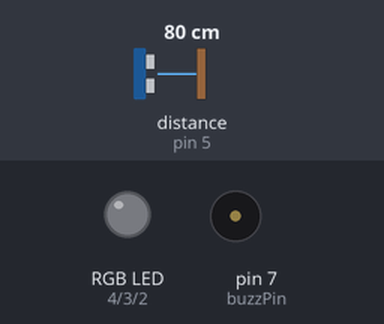
This sketch was run on a simulated Arduino Uno, built with avr-gcc and run on an emulated ATmega328P. Parts: an RGB LED mixed from three pins (HIGH = lit), buzzer (waves = sounding, pin HIGH). Wiring (inferred from the names in the program): ultrasonic range finder: trigger pin 6; echo pin 5. Inputs (shaded band) come from the test bench; at power-on: distance to the obstacle (sensor on pin 5) 80 cm. The echo pulse lasts 58.3 µs per cm; pins used as bus, display or sensor lines are not drawn.

Above: at 1.2 s.
1.3 s: distance to the obstacle (sensor on pin 5) set to 2 cm
At 1.6 s:
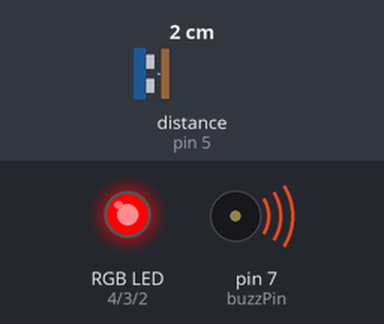
2.8 s: distance to the obstacle (sensor on pin 5) set to 9 cm
4.3 s: distance to the obstacle (sensor on pin 5) set to 12 cm
At 5.1 s:
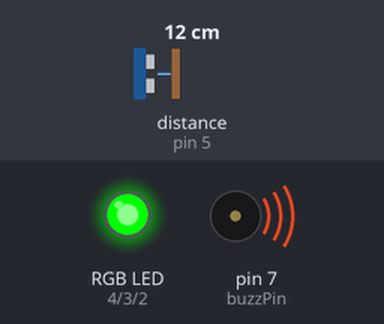
5.8 s: distance to the obstacle (sensor on pin 5) set to 18 cm
At 7.0 s:
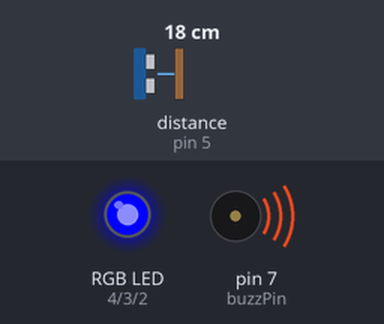
7.3 s: distance to the obstacle (sensor on pin 5) set to 4 cm
At 8.4 s:
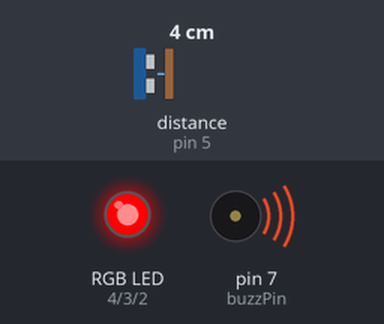
8.8 s: distance to the obstacle (sensor on pin 5) set to 35 cm
At 10.1 s:
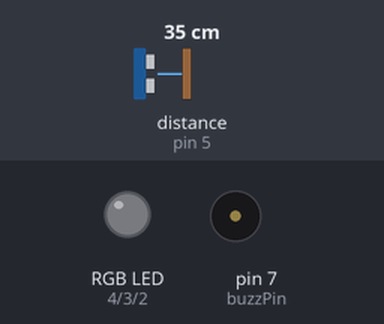
Timing chart, 0 to 11.3 s (numbered marks = the images above; inputs shaded):
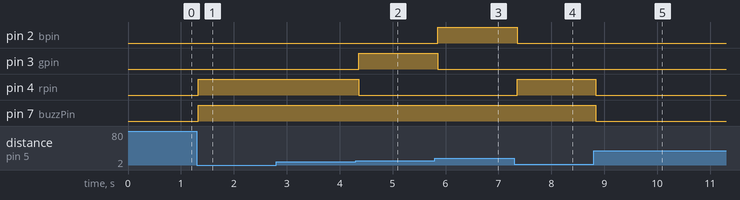

The sketch:

ultrasonic_buzzer_rgb.ino
```cpp
int const trigPin = 6;
int const echoPin = 5;
int const buzzPin = 7;
int rpin = 4;
int gpin = 3;
int bpin = 2;
int b2pin = 10;

void setup(){
  pinMode(trigPin, OUTPUT);
  pinMode(echoPin, INPUT);
  pinMode(buzzPin, OUTPUT);
  pinMode(rpin, OUTPUT);
  pinMode(gpin, OUTPUT);
  pinMode(bpin, OUTPUT);

}

void loop(){
  int duration, distance;

  digitalWrite(trigPin, HIGH);
  delay(1);
  digitalWrite(trigPin, LOW);

  duration = pulseIn(echoPin, HIGH);

  distance = (duration/2) / 29.1;

  if(distance <= 9 && distance >= 0)
  {
    digitalWrite(buzzPin, HIGH);
    digitalWrite(rpin, HIGH);
    digitalWrite(gpin,LOW);
    digitalWrite(bpin,LOW);
  }
  else if(distance <= 15 && distance >= 10){
    digitalWrite(gpin, HIGH);
    digitalWrite(rpin,LOW);
    digitalWrite(bpin,LOW);
  }
  else if(distance <= 25 && distance >= 17){
    digitalWrite(bpin,HIGH);
    digitalWrite(rpin,LOW);
    digitalWrite(gpin,LOW);
  }
  else
  {
    digitalWrite(buzzPin, LOW);
    digitalWrite(rpin, LOW);
    digitalWrite(gpin, LOW);
    digitalWrite(bpin, LOW);
  }
  delay(60);
}
```

Measured:
- the behaviour switches between 10 and 11 cm on distance to the obstacle (sensor on pin 5) (found by bisection; images 1 and 2)
- after the input at 1.3 s, pin 4 (rpin), pin 7 (buzzPin): LOW → HIGH at once
- after the input at 2.8 s, every drawn part: stays the same
- after the input at 4.3 s, pin 3 (gpin): LOW → HIGH after 0.06 s; pin 4 (rpin): HIGH → LOW after 0.06 s
- after the input at 5.8 s, pin 2 (bpin): LOW → HIGH after 0.05 s; pin 3 (gpin): HIGH → LOW after 0.05 s
- after the input at 7.3 s, pin 2 (bpin): HIGH → LOW after 0.05 s; pin 4 (rpin): LOW → HIGH after 0.05 s
- after the input at 8.8 s, pin 4 (rpin), pin 7 (buzzPin): HIGH → LOW at once
